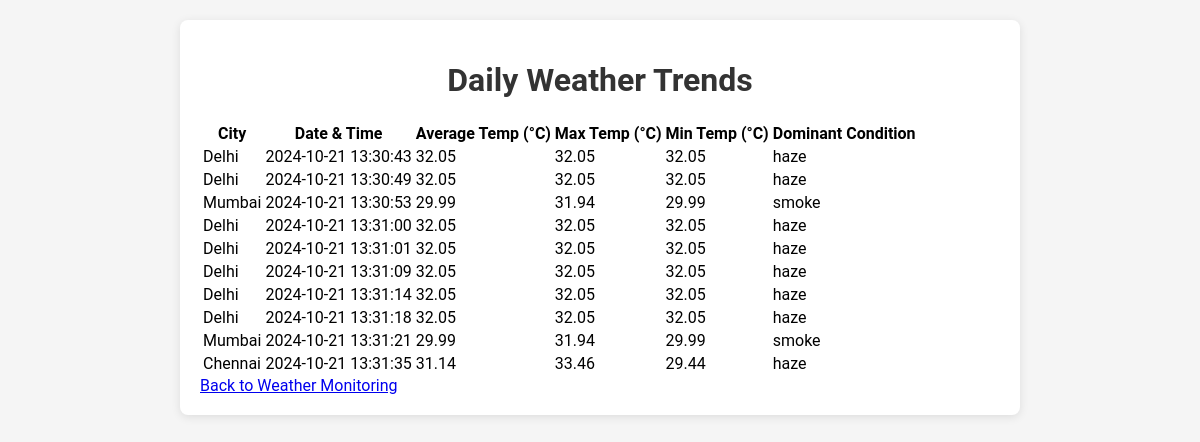
The page /trends on the database its author committed.
### tables this page shows
CREATE TABLE daily_summary (
            id INTEGER PRIMARY KEY AUTOINCREMENT,
            city TEXT,
            datetime TEXT,
            avg_temp REAL,
            max_temp REAL,
            min_temp REAL,
            dominant_condition TEXT
        );

### app.py (the view)
@app.route('/trends', methods=['GET'])
def view_trends():
    conn = sqlite3.connect('weather.db')
    cursor = conn.cursor()
    cursor.execute('SELECT city, datetime, avg_temp, max_temp, min_temp, dominant_condition FROM daily_summary')
    trends_data = cursor.fetchall()
    conn.close()
    trends = [
        {
            "city": row[0],
            "datetime": row[1],
            "avg_temp": row[2],
            "max_temp": row[3],
            "min_temp": row[4],
            "dominant_condition": row[5]
        } for row in trends_data
    ]
    return render_template('trends.html', trends=trends)

### templates/trends.html (shortened to what this page needs)
<!DOCTYPE html>
<html lang="en">
  <head>
    <link
      rel="stylesheet"
      href="{{ url_for('static', filename='style.css') }}"
    />
  </head>
  <body>
    <div class="container">
      <h1>Daily Weather Trends</h1>
      <table class="weather-trends">
        <thead>
          <tr>
            <th>City</th>
            <th>Date & Time</th>
            <th>Average Temp (°C)</th>
            <th>Max Temp (°C)</th>
            <th>Min Temp (°C)</th>
            <th>Dominant Condition</th>
          </tr>
        </thead>
        <tbody>
          {% for trend in trends %}
          <tr>
            <td>{{ trend.city }}</td>
            <td>{{ trend.datetime }}</td>
            <td>{{ trend.avg_temp }}</td>
            <td>{{ trend.max_temp }}</td>
            <td>{{ trend.min_temp }}</td>
            <td>{{ trend.dominant_condition }}</td>
          </tr>
          {% endfor %}
        </tbody>
      </table>
      <a href="/">Back to Weather Monitoring</a>
    </div>
  </body>
</html>

### static/style.css (style rules this page uses)
body { font-family: "Roboto", sans-serif; background-color: #f5f5f5; margin: 0; padding: 20px; }
.container { max-width: 800px; margin: auto; padding: 20px; background-color: white; border-radius: 8px; box-shadow: 0 2px 10px rgba(0, 0, 0, 0.1); }
h1 { color: #333; text-align: center; }

### rows shown on the page
daily_summary: city "Delhi", datetime "2024-10-21 13:30:43", avg_temp "32.05", max_temp "32.05", min_temp "32.05", dominant_condition "haze"
daily_summary: city "Delhi", datetime "2024-10-21 13:30:49", avg_temp "32.05", max_temp "32.05", min_temp "32.05", dominant_condition "haze"
daily_summary: city "Mumbai", datetime "2024-10-21 13:30:53", avg_temp "29.99", max_temp "31.94", min_temp "29.99", dominant_condition "smoke"
daily_summary: city "Delhi", datetime "2024-10-21 13:31:00", avg_temp "32.05", max_temp "32.05", min_temp "32.05", dominant_condition "haze"
daily_summary: city "Delhi", datetime "2024-10-21 13:31:01", avg_temp "32.05", max_temp "32.05", min_temp "32.05", dominant_condition "haze"
daily_summary: city "Delhi", datetime "2024-10-21 13:31:09", avg_temp "32.05", max_temp "32.05", min_temp "32.05", dominant_condition "haze"
daily_summary: city "Delhi", datetime "2024-10-21 13:31:14", avg_temp "32.05", max_temp "32.05", min_temp "32.05", dominant_condition "haze"
daily_summary: city "Delhi", datetime "2024-10-21 13:31:18", avg_temp "32.05", max_temp "32.05", min_temp "32.05", dominant_condition "haze"
daily_summary: city "Mumbai", datetime "2024-10-21 13:31:21", avg_temp "29.99", max_temp "31.94", min_temp "29.99", dominant_condition "smoke"
daily_summary: city "Chennai", datetime "2024-10-21 13:31:35", avg_temp "31.14", max_temp "33.46", min_temp "29.44", dominant_condition "haze"
